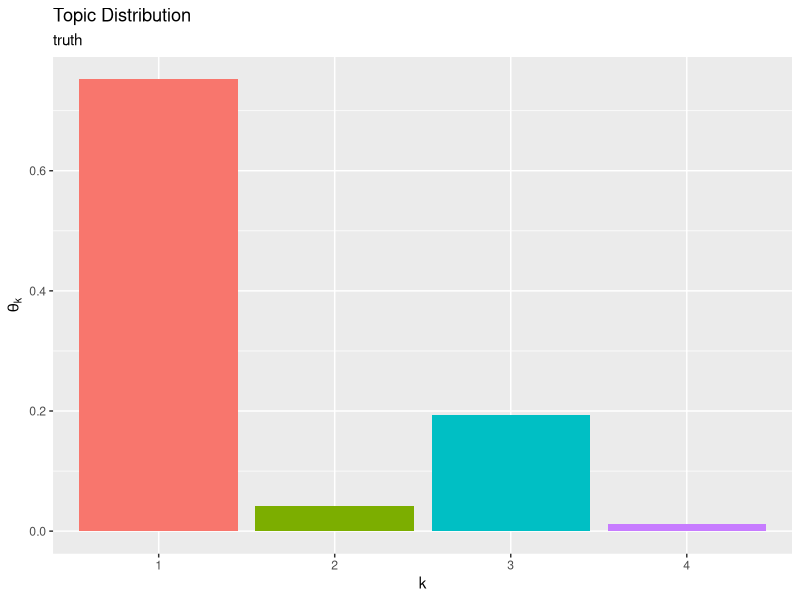
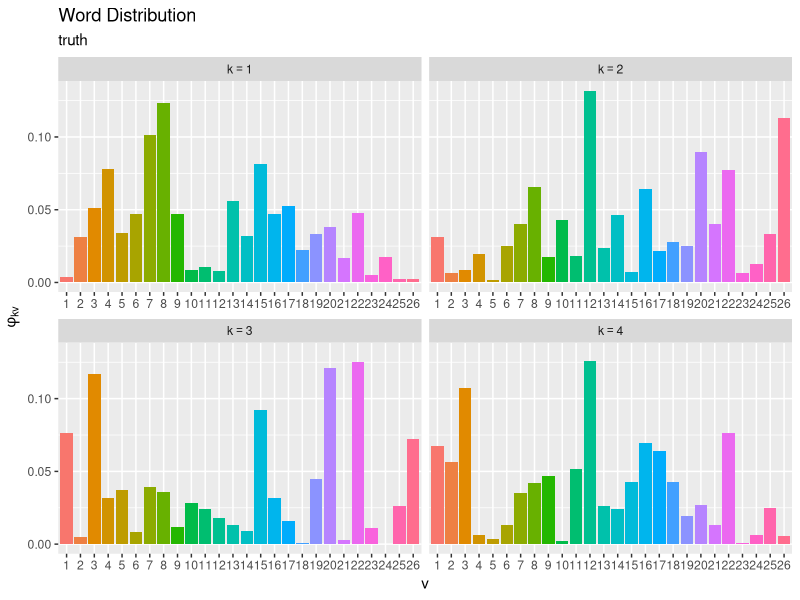

R code for these plots, in order: (Note: this script raises an error after producing the figures.)

# ch3.4 混合ユニグラムモデル：生成モデル ----------------------------------------------------------------------

# 利用パッケージ
library(tidyverse)
library(gganimate)
library(gtools)

# チェック用
library(ggplot2)


# 文書データの簡易生成 --------------------------------------------------------------

### ・真の分布の設定 -----

# 文書数を指定
D <- 20

# 語彙数を指定
V <- 26

# トピック数を指定
K <- 4


# 真のトピック分布を生成
theta_true_k <- MCMCpack::rdirichlet(n = 1, alpha = rep(1, times = K)) |> 
  as.vector()

# 作図用のデータフレームを作成
true_topic_df <- tibble::tibble(
  topic = factor(1:K), # トピック番号
  probability = theta_true_k # 割り当て確率
)

# 真のトピック分布を作図
ggplot() + 
  geom_bar(data = true_topic_df, mapping = aes(x = topic, y = probability, fill = topic), 
           stat = "identity", show.legend = FALSE) + # トピック分布
  labs(title = "Topic Distribution", 
       subtitle = "truth", 
       x = "k", y = expression(theta[k]))


# 真の単語分布を生成
phi_true_kv <- MCMCpack::rdirichlet(n = K, alpha = rep(1, times = V))

# 作図用のデータフレームを作成
true_word_df <- phi_true_kv |> 
  tibble::as_tibble(.name_repair = ~as.character(1:V)) |> 
  tibble::add_column(
    topic = factor(1:K) # トピック番号
  ) |> 
  tidyr::pivot_longer(
    cols = !topic, 
    names_to = "vocabulary", # 列名を語彙番号に変換
    names_ptypes = list(vocabulary = factor()), 
    values_to = "probability" # 出現確率列をまとめる
  )

# 真の単語分布を作図
ggplot() + 
  geom_bar(data = true_word_df, mapping = aes(x = vocabulary, y = probability, fill = vocabulary), 
           stat = "identity", show.legend = FALSE) + # 単語分布
  facet_wrap(topic ~ ., labeller = label_bquote(k==.(topic)), scales = "free_x") + # 分割
  labs(title = "Word Distribution", 
       subtitle = "truth", 
       x = "v", y = expression(phi[kv]))


### ・文書データの生成 -----

# 文書を生成
z_d  <- rep(NA, times = D)
N_d  <- rep(NA, times = D)
N_dv <- matrix(NA, nrow = D, ncol = V)
for(d in 1:D) {
  
  # 文書dのトピックを生成
  one_hot_k <- rmultinom(n = 1, size = 1, prob = theta_true_k) |> 
    as.vector()
  k <- which(one_hot_k == 1) # トピック番号を抽出
  z_d[d] <- k
  
  # 単語数を決定
  N_d[d] <- sample(100:200, size = 1) # 範囲を指定
  
  # トピックkに従い単語を生成
  N_dv[d, ] <- rmultinom(n = 1, size = N_d[d], prob = phi_true_kv[k, ]) |> 
    as.vector()
}

# 割り当てトピック数を確認
table(z_d)

# 作図用のデータフレームを作成
freq_df <- N_dv |> 
  tibble::as_tibble(.name_repair = ~as.character(1:V)) |> 
  tibble::add_column(
    document = factor(1:D), # 文書番号
    word_count = N_d, # 単語数
    topic = factor(z_d) # 割り当てトピック
  ) |> 
  tidyr::pivot_longer(
    cols = !c(document, word_count, topic), 
    names_to = "vocabulary", # 列名を語彙番号に変換
    names_ptypes = list(vocabulary = factor()), 
    values_to = "frequency" # 出現度数列をまとめる
  ) |> 
  dplyr::mutate(
    relative_frequency = frequency / N_d[d] # 相対度数
  )

# 度数を作図
ggplot() + 
  geom_bar(data = freq_df, mapping = aes(x = vocabulary, y = frequency, fill = vocabulary), 
           stat = "identity", show.legend = FALSE) + # 出現度数
  facet_wrap(document ~ ., labeller = label_bquote(list(d==.(document), N[d]==.(N_d[document]))), scales = "free_x") + # 分割
  labs(title = "Word Frequency", 
       x = "v", y = expression(N[dv]))

# 真のトピック分布を複製
tmp_word_df <- tidyr::expand_grid(
  document = factor(1:D), # 文書番号
  true_word_df
) |> # 文書数分にトピック分布を複製
  dplyr::filter(topic == z_d[document]) # 割り当てられたトピックを抽出
tmp_word_df

# 相対度数と真の単語分布を比較
ggplot() + 
  geom_bar(data = freq_df, mapping = aes(x = vocabulary, y = relative_frequency, fill = vocabulary, linetype = "sample"), 
           stat = "identity", alpha = 0.5) + # 出現度数
  geom_bar(data = tmp_word_df, mapping = aes(x = vocabulary, y = probability, color = vocabulary, linetype = "truth"), 
           stat = "identity", alpha = 0) + # 単語分布
  facet_wrap(document ~ ., labeller = label_bquote(list(d==.(document), z[d]==.(z_d[document]))), scales = "free_x") + # 分割
  scale_x_discrete(breaks = 1:V, labels = LETTERS[1:V]) + # x軸目盛:(雰囲気用の演出)
  scale_linetype_manual(breaks = c("sample", "truth"), values = c("solid", "dashed"), name = "distribution") + # 線の種類:(凡例表示用)
  guides(color = "none", fill = "none", 
         linetype = guide_legend(override.aes = list(color = c("black", "black"), fill = c("white", "white")))) + # 凡例の体裁:(凡例表示用)
  labs(title = "Word Frequency", 
       x = "v", y = expression(frac(N[dv], N[d])))
